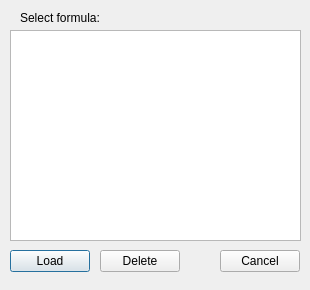
<?xml version="1.0" encoding="UTF-8"?>
<ui version="4.0">
 <class>WindowLoadFormula</class>
 <widget class="QDialog" name="WindowLoadFormula">
  <property name="geometry">
   <rect>
    <x>0</x>
    <y>0</y>
    <width>310</width>
    <height>290</height>
   </rect>
  </property>
  <property name="windowTitle">
   <string>Dialog</string>
  </property>
  <widget class="QListWidget" name="lb_Formulas">
   <property name="geometry">
    <rect>
     <x>10</x>
     <y>30</y>
     <width>291</width>
     <height>211</height>
    </rect>
   </property>
  </widget>
  <widget class="QLabel" name="lbl_SelectFormula">
   <property name="geometry">
    <rect>
     <x>20</x>
     <y>10</y>
     <width>81</width>
     <height>16</height>
    </rect>
   </property>
   <property name="text">
    <string>Select formula:</string>
   </property>
  </widget>
  <widget class="QPushButton" name="btn_Load">
   <property name="geometry">
    <rect>
     <x>10</x>
     <y>250</y>
     <width>80</width>
     <height>22</height>
    </rect>
   </property>
   <property name="text">
    <string>Load</string>
   </property>
  </widget>
  <widget class="QPushButton" name="btn_Delete">
   <property name="geometry">
    <rect>
     <x>100</x>
     <y>250</y>
     <width>80</width>
     <height>22</height>
    </rect>
   </property>
   <property name="text">
    <string>Delete</string>
   </property>
  </widget>
  <widget class="QPushButton" name="btn_Cancel">
   <property name="geometry">
    <rect>
     <x>220</x>
     <y>250</y>
     <width>80</width>
     <height>22</height>
    </rect>
   </property>
   <property name="text">
    <string>Cancel</string>
   </property>
  </widget>
 </widget>
 <resources/>
 <connections/>
</ui>
